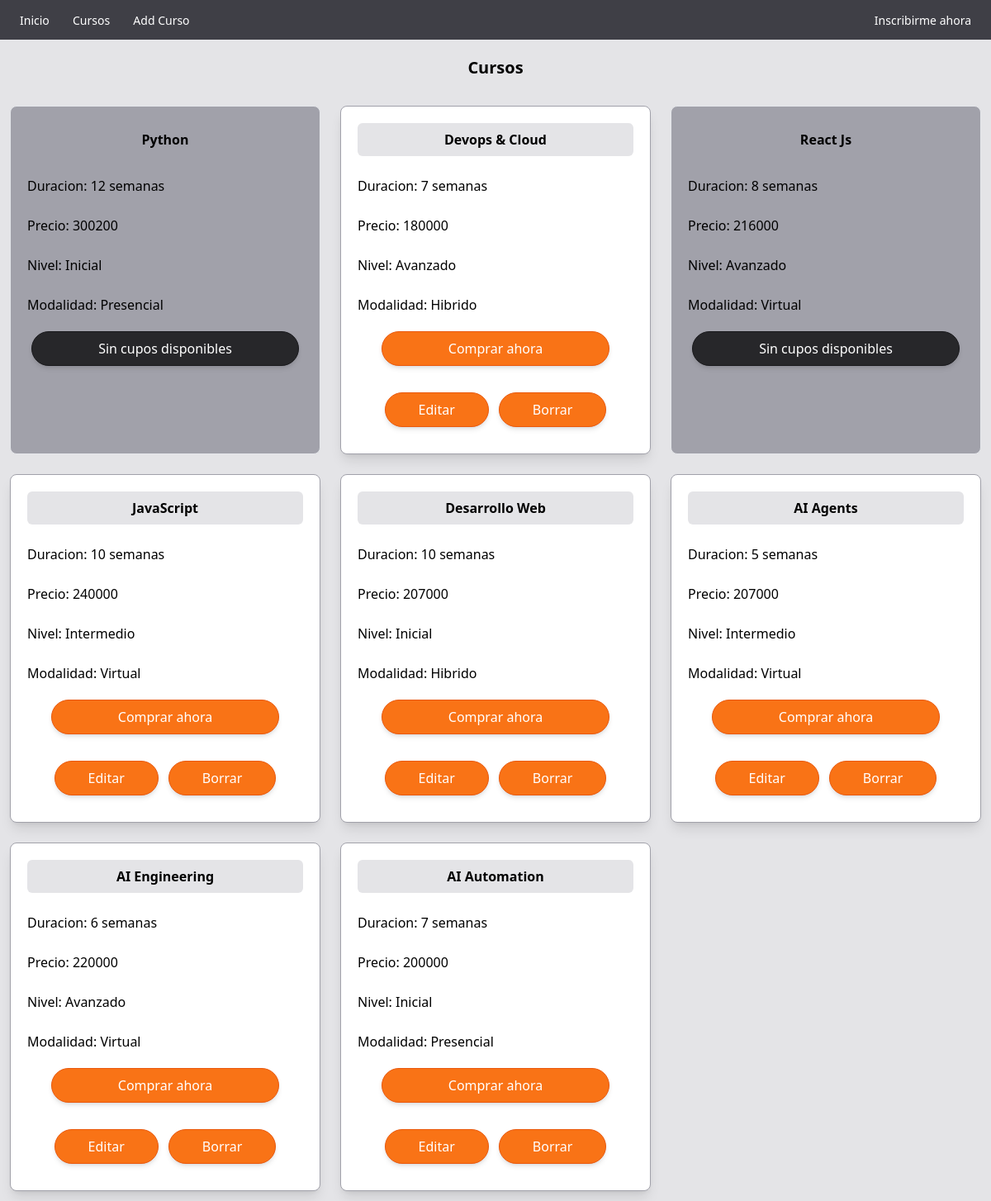
The app's page /cursos/, older data.
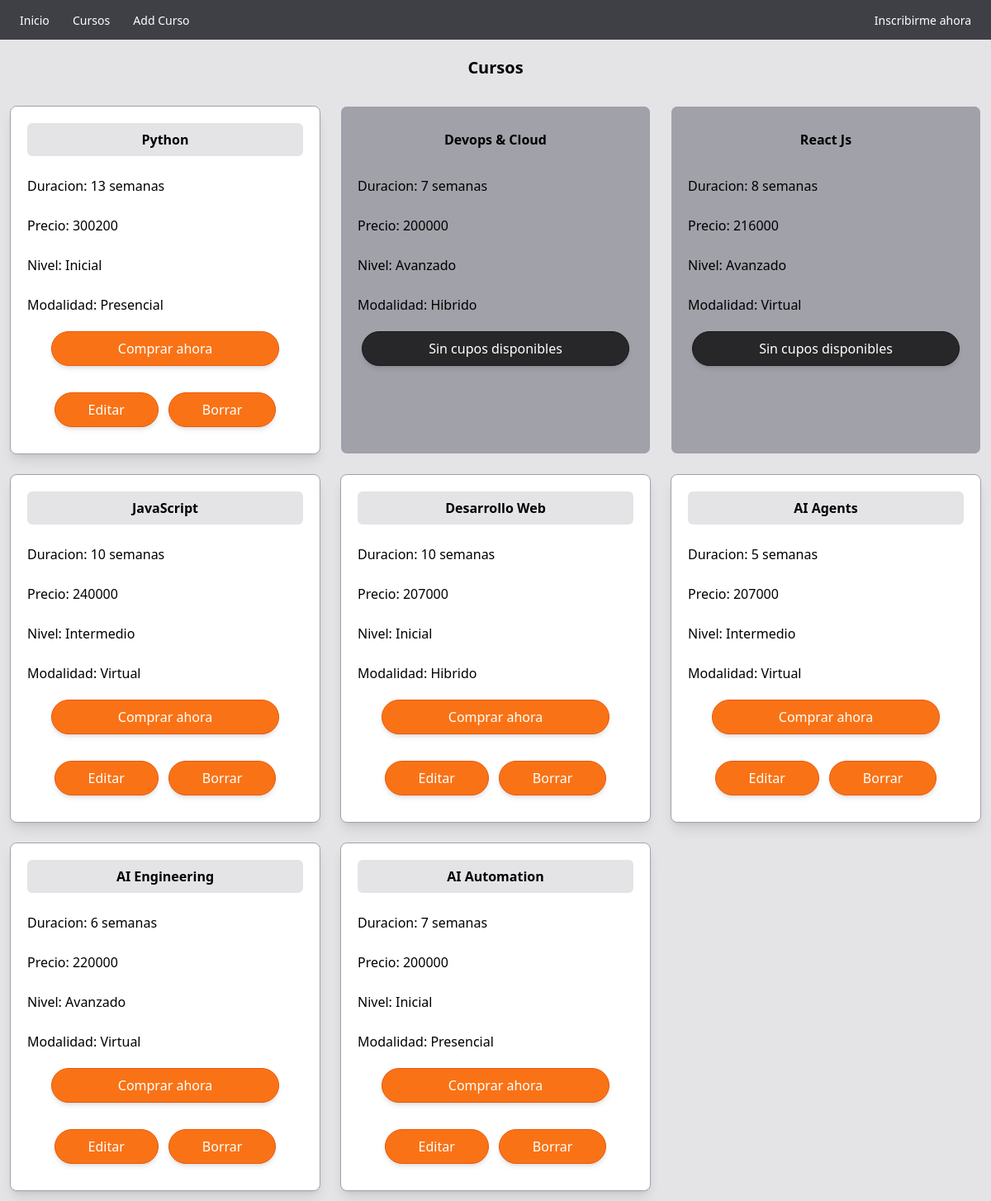
The same page, newer data.
### cursos/models.py (models this page shows, shortened)
class Curso(models.Model):
    nombre = models.CharField(max_length=100)
    duracion = models.IntegerField()
    precio = models.IntegerField()
    activo = models.BooleanField(default=True)
    modalidad = models.ForeignKey(
        Modalidad,
        on_delete=models.CASCADE,
        related_name="modalidad",
        default=None,
        null=True,
        blank=True
    )
    nivel = models.ForeignKey(
        Nivel,
        on_delete=models.CASCADE,
        related_name="nivel",
        default=None,
        null=True,
        blank=True
    )

class Nivel(models.Model):
    nombre = models.CharField(max_length=50)
    def __str__(self):
        return self.nombre

class Modalidad(models.Model):
    nombre = models.CharField(max_length=50)
    def __str__(self):
        return self.nombre

### cursos/views.py (the view)
# urls.py: path('', include('cursos.urls')),
def cursos(request):
    cursos = Curso.objects.all().order_by('-id')
    return render(request, 'cursos/cursos.html', {'cursos': cursos})

### cursos/templates/cursos/cursos.html (shortened to what this page needs)
{% extends './base.html' %}
{% block body %}
    <h1 class="font-lg flex justify-center text-xl font-bold p-5">Cursos</h1>
    <section class="grid grid-cols-1 md:grid-cols-3 gap-6 m-3">
        {% for curso in cursos %}
            {% if curso.activo %}
                <article class="border border-zinc-400 shadow-lg rounded-lg bg-white">
                    <div class="p-5">
                        <h5 class="font-semibold flex justify-center bg-zinc-200 p-2 rounded-md"> {{ curso.nombre }} </h5>
                        <br>
                        <p>Duracion: {{ curso.duracion }} semanas</p>
                        <br>
                        <p>Precio: {{curso.precio}}</p>
                        <br>
                        <p>Nivel: {{curso.nivel}}</p>
                        <br>
                        <p>Modalidad: {{curso.modalidad}}</p>
                    </div>
                    <div class="flex flex-col items-center">
                        <a href="#" class="w-fit px-20 py-2 mb-5 bg-orange-500 text-white rounded rounded-3xl shadow-md border border-orange-600">Comprar ahora</a>
                    </div>
                    <div class="flex justify-center gap-3 p-3">
                        <a href="{% url 'editarCurso' curso.id %}" class="w-fit px-10 py-2 mb-5 bg-orange-500 text-white rounded rounded-3xl shadow-md border border-orange-600">Editar</a>
                        <a href="{% url 'borrarCurso' curso.id %}" class="w-fit px-10 py-2 mb-5 bg-orange-500 text-white rounded rounded-3xl shadow-md border border-orange-600">Borrar</a>
                    </div>
                </article>
            {% else %}
                <article class="bg-zinc-400 border rounded-lg">
                    <div class="p-5">
                        <h5 class="font-semibold flex justify-center p-2"> {{ curso.nombre }} </h5>
                        <br>
                        <p>Duracion: {{ curso.duracion }} semanas</p>
                        <br>
                        <p>Precio: {{curso.precio}}</p>
                        <br>
                        <p>Nivel: {{curso.nivel}}</p>
                        <br>
                        <p>Modalidad: {{curso.modalidad}}</p>
                    </div>
                    <div class="flex flex-col items-center">
                        <a href="#" class="w-fit px-20 py-2 mb-5 bg-zinc-800 text-white rounded rounded-3xl shadow-md border border-zinc-900">Sin cupos disponibles</a>
                    </div>
                </article>
            {% endif %}
        {% endfor %}
    </section>
{% endblock %}

Row changes from the older to the newer data that the page shows:
changed Curso "Python": duracion "12" → "13"; activo "Sin cupos disponibles" → "Comprar ahora Editar Borrar"
changed Curso "Devops & Cloud": precio "180000" → "200000"; activo "Comprar ahora Editar Borrar" → "Sin cupos disponibles"
